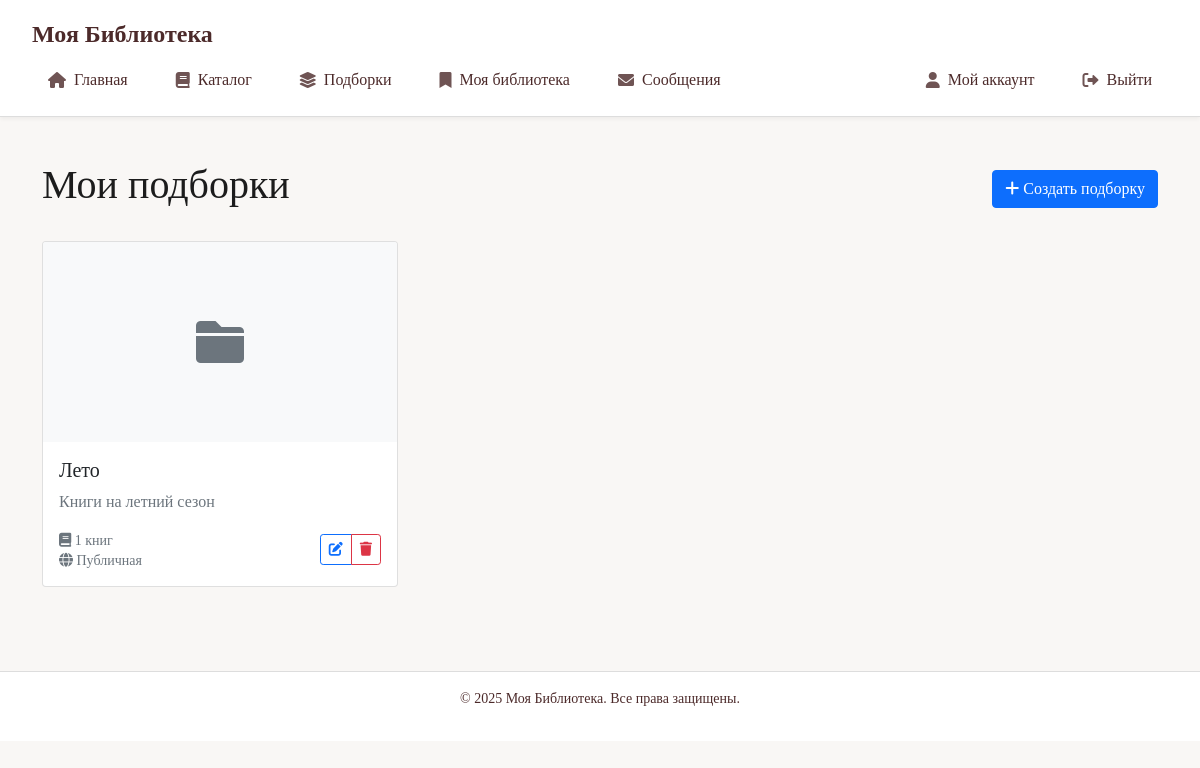
Screenshot of /books/my-collections/ (signed in) with the database file from the repository.
### books/models.py (models this page shows, shortened)
class Collection(models.Model):
    COLLECTION_TYPES = [
        ('custom', 'Пользовательская'),
        ('genre', 'По жанру'),
        ('author', 'По автору'),
        ('theme', 'Тематическая'),
        ('period', 'По периоду'),
    ]
    title = models.CharField(
        max_length=200,
        verbose_name='Название'
    )
    description = models.TextField(
        blank=True,
        verbose_name='Описание'
    )
    cover = models.ImageField(
        upload_to='collection_covers/',
        blank=True,
        null=True,
        verbose_name='Обложка'
    )
    type = models.CharField(
        max_length=20,
        choices=COLLECTION_TYPES,
        default='custom',
        verbose_name='Тип подборки'
    )
    slug = models.SlugField(
        'URL',
        unique=True,
        help_text='Уникальный идентификатор для URL'
    )
    is_public = models.BooleanField(
        default=True,
        verbose_name='Публичная',
        help_text='Если отмечено, подборка будет видна всем пользователям'
    )
    created_by = models.ForeignKey(
        settings.AUTH_USER_MODEL,
        on_delete=models.SET_NULL,
        null=True,
        related_name='collections',
        to_field='id',
        verbose_name='Создатель'
    )
    books = models.ManyToManyField(
        'Book',
        related_name='collections',
        verbose_name='Книги',
        db_column='book_id'
    )
    created_at = models.DateTimeField(
        auto_now_add=True,
        verbose_name='Дата создания'
    )
    updated_at = models.DateTimeField(
        auto_now=True,
        verbose_name='Дата обновления'
    )
    class Meta:
        verbose_name = 'Подборка'
        verbose_name_plural = 'Подборки'
        ordering = ['-created_at']
        indexes = [
            models.Index(fields=['created_by', 'is_public']),
            models.Index(fields=['type', 'created_at'])
        ]
    @property
    def books_count(self):
        return self.books.count()

### books/views.py (the view, shortened to what this page needs)
# urls.py: path('my-collections/', views.user_collections, name='user_collections'),
@login_required
def user_collections(request):
    user_collections = Collection.objects.filter(
        created_by=request.user
    ).prefetch_related('books').order_by('-created_at')
    context = {
        'user_collections': user_collections,
        'collection_types': Collection.COLLECTION_TYPES,
    }
    return render(request, 'books/collections/user_collections.html', context)

### main_admin/context_processors.py (called while the page is built, shortened)
def site_settings(request):
    if not request.path.startswith('/admin/'):
        return {}

### users/models.py (called while the page is built)
    @property
    def has_unread_messages(self):
        return self.moderator_messages.filter(is_read=False).exists()

### books/templates/books/collections/user_collections.html (shortened to what this page needs)
{% extends 'base.html' %}
{% block content %}
<div class="container mt-4">
    <div class="d-flex justify-content-between align-items-center mb-4">
        <h1>Мои подборки</h1>
        <a href="{% url 'books:create_collection' %}" class="btn btn-primary">
            <i class="fas fa-plus"></i> Создать подборку
        </a>
    </div>
    {% if user_collections %}
        <div class="row">
            {% for collection in user_collections %}
                <div class="col-md-4 mb-4">
                    <div class="card h-100">
                        {% if collection.cover %}
                            <img src="{{ collection.cover.url }}" class="card-img-top" alt="{{ collection.title }}" style="height: 200px; object-fit: cover;">
                        {% else %}
                            <div class="card-img-top bg-light d-flex align-items-center justify-content-center" style="height: 200px;">
                                <i class="fas fa-folder fa-3x text-muted"></i>
                            </div>
                        {% endif %}
                        <div class="card-body">
                            <h5 class="card-title">
                                <a href="{% url 'books:collection_detail' collection.slug %}" class="text-decoration-none text-dark">
                                    {{ collection.title }}
                                </a>
                            </h5>
                            <p class="card-text text-muted">
                                {{ collection.description|truncatechars:100|default:"Описание отсутствует" }}
                            </p>
                            <div class="d-flex justify-content-between align-items-center">
                                <div class="collection-info">
                                    <small class="text-muted">
                                        <i class="fas fa-book"></i> {{ collection.books_count }} книг
                                    </small>
                                    <br>
                                    <small class="text-muted">
                                        <i class="fas {% if collection.is_public %}fa-globe{% else %}fa-lock{% endif %}"></i>
                                        {% if collection.is_public %}Публичная{% else %}Личная{% endif %}
                                    </small>
                                </div>
                                <div class="btn-group">
                                    <a href="{% url 'books:edit_collection' collection.slug %}" class="btn btn-sm btn-outline-primary" title="Редактировать">
                                        <i class="fas fa-edit"></i>
                                    </a>
                                    <a href="{% url 'books:delete_collection' collection.slug %}" class="btn btn-sm btn-outline-danger" title="Удалить">
                                        <i class="fas fa-trash"></i>
                                    </a>
                                </div>
                            </div>
                        </div>
                    </div>
                </div>
            {% endfor %}
        </div>
    {% endif %}
</div>
{% endblock %}

### main_admin/static/css/style.css (style rules this page uses)
:root { --bg-color: #f9f7f5; --accent-color: #4c2a2a; --text-color: #1c1c1c; --nav-text-color: #4c2a2a; --font-serif: "Georgia", serif; --border-color: #ddd; --border-radius: 8px; }
* { margin: 0; padding: 0; box-sizing: border-box; }
body { font-family: var(--font-serif); background-color: var(--bg-color); color: var(--text-color); }

### books/templates/books/collections/user_collections.html (style rules this page uses)
.card { transition: transform 0.2s; }
.btn-group .btn { padding: 0.25rem 0.5rem; }
.collection-info { line-height: 1.2; }

### rows the page displays
Collection: title "Лето", description "Книги на летний сезон", books_count "1", is_public True (drawn)
